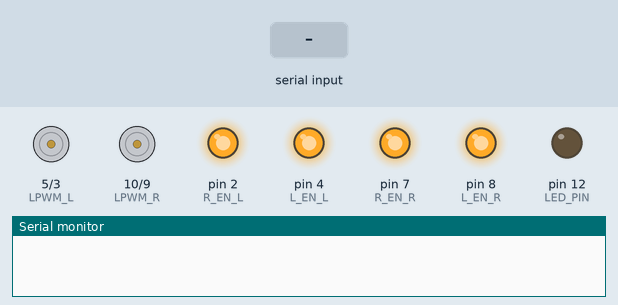
Recording of a sketch running on a simulated Arduino Uno, built with avr-gcc and run on an emulated ATmega328P. On the bench: motor-driver pin pairs drawn as motors (green arrow = first pin HIGH = forward, orange = second pin HIGH = backward, longer = more drive), output pins drawn as LEDs (lit = HIGH), the last lines printed to the serial monitor. The inputs (shaded band) are chosen by the test bench.

Above: at 1.2 s.
1.3 s: "F" received over Serial
At 2.0 s:
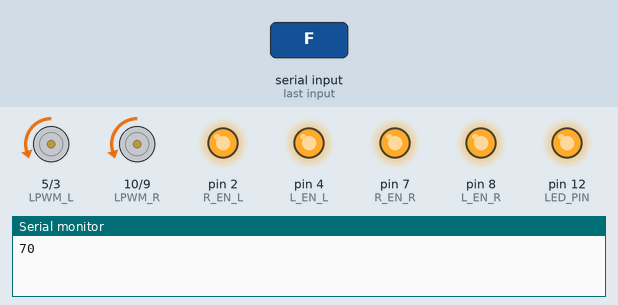
2.8 s: "B" received over Serial
At 3.2 s:
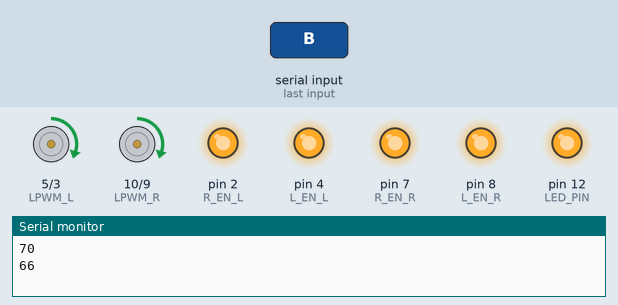
4.3 s: "L" received over Serial
At 5.5 s:
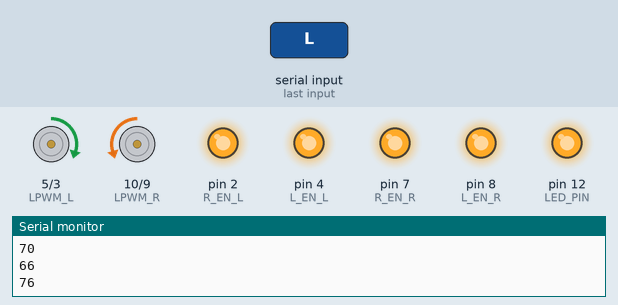
5.8 s: "R" received over Serial
At 6.6 s:
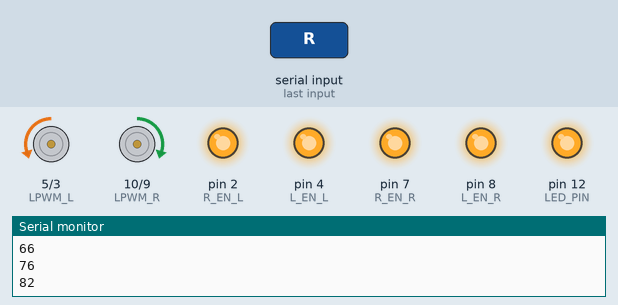
7.3 s: byte 50 ('2') received over Serial
At 7.8 s:
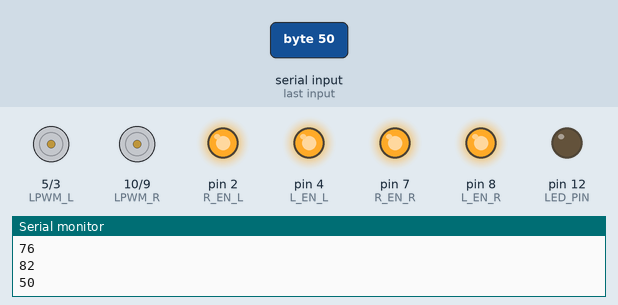
8.8 s: "G" received over Serial
At 10.1 s:
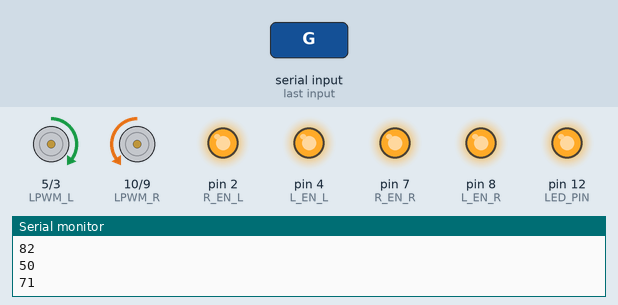
Timing chart, 0 to 11.3 s (numbered marks = the images above; inputs shaded):
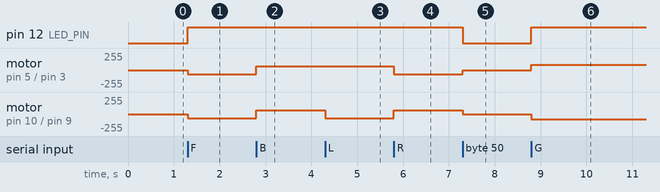

Measured:
- after the input at 1.3 s, pin 12 (LED_PIN): LOW → HIGH at once; motor on pin 5 (LPWM_L) / pin 3 (RPWM_L), motor on pin 10 (LPWM_R) / pin 9 (RPWM_R): stopped → backward 60/255 at once
- after the input at 2.8 s, motor on pin 5 (LPWM_L) / pin 3 (RPWM_L), motor on pin 10 (LPWM_R) / pin 9 (RPWM_R): backward 60/255 → forward 60/255 at once
- after the input at 4.3 s, motor on pin 10 (LPWM_R) / pin 9 (RPWM_R): forward 60/255 → backward 60/255 at once
- after the input at 5.8 s, motor on pin 5 (LPWM_L) / pin 3 (RPWM_L): forward 60/255 → backward 60/255 at once; motor on pin 10 (LPWM_R) / pin 9 (RPWM_R): backward 60/255 → forward 60/255 at once
- after the input at 7.3 s, pin 12 (LED_PIN): HIGH → LOW at once; motor on pin 5 (LPWM_L) / pin 3 (RPWM_L): backward 60/255 → stopped at once; motor on pin 10 (LPWM_R) / pin 9 (RPWM_R): forward 60/255 → stopped at once
- after the input at 8.8 s, pin 12 (LED_PIN): LOW → HIGH at once; motor on pin 5 (LPWM_L) / pin 3 (RPWM_L): stopped → forward 80/255 at once; motor on pin 10 (LPWM_R) / pin 9 (RPWM_R): stopped → backward 80/255 at once

The sketch:

sand_rover_v3.5.0.ino
```cpp
// Define the pins connected to BTS7960
//For the Left Motors
const int R_EN_L = 2;
const int L_EN_L = 4;
const int RPWM_L = 3;
const int LPWM_L = 5;

//For the Right Motors
const int R_EN_R = 7;
const int L_EN_R = 8;
const int RPWM_R = 9;
const int LPWM_R = 10;


int command; //Int to store app command state.
int speed = 60; // 0 - 255.
int turnSpeed = 60; //0 - 255

// Define the LED pin
const int LED_PIN = 12;

void setup() {
  // Set the motor control pins as outputs
  //Left
  pinMode(R_EN_L, OUTPUT);
  pinMode(L_EN_L, OUTPUT);
  pinMode(RPWM_L, OUTPUT);
  pinMode(LPWM_L, OUTPUT);
  //Right
  pinMode(R_EN_R, OUTPUT);
  pinMode(L_EN_R, OUTPUT);
  pinMode(RPWM_R, OUTPUT);
  pinMode(LPWM_R, OUTPUT);

  // Set the LED pin as an output
  pinMode(LED_PIN, OUTPUT);

  // Initialize Left motor control pins
  digitalWrite(R_EN_L, HIGH);
  digitalWrite(L_EN_L, HIGH);

  // Initialize Right motor control pins
  digitalWrite(R_EN_R, HIGH);
  digitalWrite(L_EN_R, HIGH);

  Serial.begin(9600);  //Set the baud rate to your Bluetooth module.

}
// void loop(){
//   forward();
//   blinkLED(500, 3);
// }

// void loop() {
//   // Move the motor forward
//   forward();
//   delay(2000);

//   // Blink the LED while moving forward
//   blinkLED(500, 3);

//   // Stop the motor
//   stopMotor();
//   delay(1000);

//   // Move the motor backward
//   backward();
//   delay(2000);

//   // Blink the LED while moving backward
//   blinkLED(500, 3);

//   // Stop the motor
//   stopMotor();
//   delay(1000);
// }

void loop() {

  if (Serial.available() > 0) {
    command = Serial.read();
    Serial.println(command);
    stopMotor(); //Initialize with motors stoped.
    digitalWrite(LED_PIN, LOW);

    switch (command) {
      case 'F':
        forward();
        break;
      case 'B':
        backward();
        break;
      case 'L':
        left();
        break;
      case 'R':
        right();
        break;
      case 'G':
        left();
        break;
      case 'I':
        right();
        break;
      case 'H':
        right();
        break;
      case 'J':
        left();
        break;
      case '0':
        speed = 30;
        turnSpeed = 60;
        break;
      case '1':
        speed = 50;
        turnSpeed = 70;
        break;
      case '2':
        speed = 80;
        turnSpeed = 80;
        break;
      case '3':
        speed = 110;
        turnSpeed = 95;
        break;
      case '4':
        speed = 135;
        turnSpeed = 115;
        break;
      case '5':
        speed = 165;
        turnSpeed = 130;
        break;
      case '6':
        speed = 185;
        turnSpeed = 145;
        break;
      case '7':
        speed = 200;
        turnSpeed = 160;
        break;
      case '8':
        speed = 215;
        turnSpeed = 170;
        break;
      case '9':
        speed = 230;
        turnSpeed = 180;
        break;
      case 'q':
        speed = 240;
        turnSpeed = 190;
        break;
    }
  }
}

// Function to move the motor forward
void forward() {
  digitalWrite(LED_PIN, HIGH);
  analogWrite(RPWM_L, speed);
  analogWrite(LPWM_L, 0);

  analogWrite(RPWM_R, speed);
  analogWrite(LPWM_R, 0);
}

// Function to move the motor backward
void backward() {
  digitalWrite(LED_PIN, HIGH);
  analogWrite(RPWM_L, 0);
  analogWrite(LPWM_L, speed);

  analogWrite(RPWM_R, 0);
  analogWrite(LPWM_R, speed);
}

void left() {
  digitalWrite(LED_PIN, HIGH);
  analogWrite(RPWM_L, 0);
  analogWrite(LPWM_L, turnSpeed);

  analogWrite(RPWM_R, turnSpeed);
  analogWrite(LPWM_R, 0);
}

void right() {
  digitalWrite(LED_PIN, HIGH);
  analogWrite(RPWM_L, turnSpeed);
  analogWrite(LPWM_L, 0);

  analogWrite(RPWM_R, 0);
  analogWrite(LPWM_R, turnSpeed);
}

// Function to stop the motor
void stopMotor() {
  analogWrite(RPWM_L, 0);
  analogWrite(LPWM_L, 0);

  analogWrite(RPWM_R, 0);
  analogWrite(LPWM_R, 0);
}

// Function to blink the LED
void blinkLED(int duration, int repetitions) {
  for (int i = 0; i < repetitions; ++i) {
    digitalWrite(LED_PIN, HIGH);
    delay(duration);
    digitalWrite(LED_PIN, LOW);
    delay(duration);
  }
}
```
